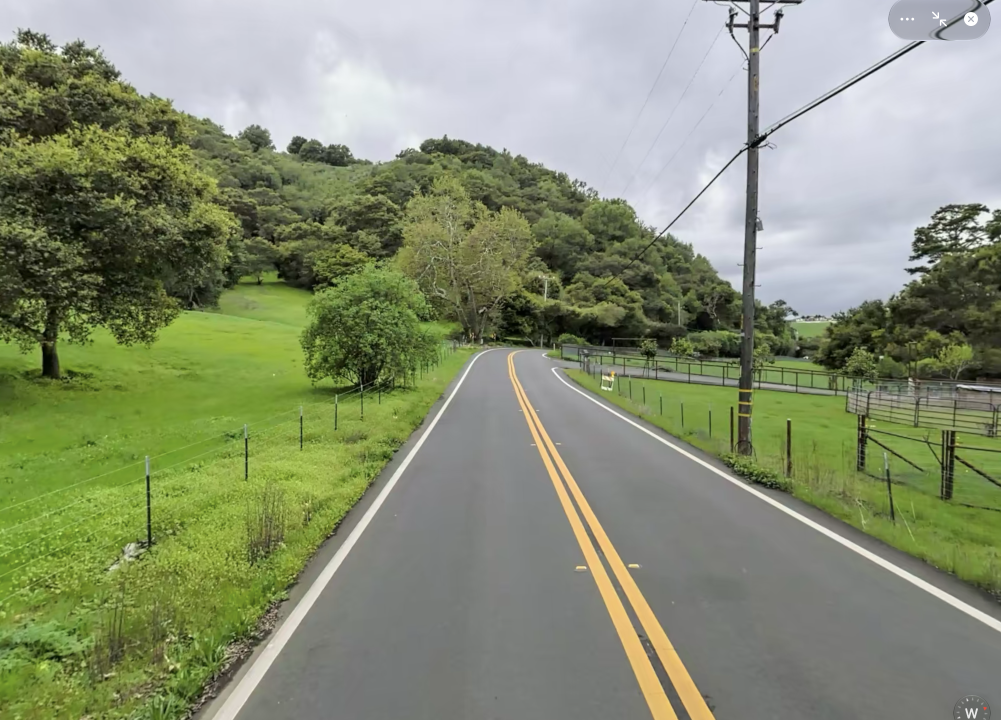
#> input picture assets/gopro/166.png, 2002 x 1440 px (shown at 1/2 size); its folder holds only this picture in this run
$ python 19_gopro_calibrate.py
#> lines starting #> are read from the running program, lines starting #| are printed output that depends on the picture; after the words box and inside, x2 and y2 are one past the last pixel; in counts of white or black regions, pixels touching at a corner belong together
"""Phase 2: calibrate materials from the user's spring GoPro frames (assets/gopro/*.png).

Outputs data/derived/gopro/:
  palette.json        robust per-class colour stats (sRGB + Lab mean/std) over all frames
  palette_by_frame.csv per-frame class means (lets later builds vary colour along the road)
  foliage_XX.png      dense-foliage patches (256 px) used to fill the tree-card crowns
  preview.png         swatches for review

Wet road: the frames were shot on a damp day. Low-saturation road pixels split into two
luminance modes per frame; the darker mode is water. Only the dry mode feeds the asphalt
colour, and the wet share is recorded per frame (column wet_frac).
"""
import csv, glob, json, pathlib
import numpy as np
from PIL import Image

ROOT = pathlib.Path(__file__).resolve().parents[2]
OUT = ROOT / "data/derived/gopro"; OUT.mkdir(parents=True, exist_ok=True)
FR = sorted(glob.glob(str(ROOT / "assets/gopro/*.png")))
W, H = 640, 466  # analysis resolution


def to_lab(rgb):
    c = rgb / 255.0
    c = np.where(c > 0.04045, ((c + 0.055) / 1.055) ** 2.4, c / 12.92)
    M = np.array([[0.4124, 0.3576, 0.1805], [0.2126, 0.7152, 0.0722], [0.0193, 0.1192, 0.9505]])
    xyz = c @ M.T / np.array([0.95047, 1.0, 1.08883])
    f = np.where(xyz > 0.008856, np.cbrt(xyz), 7.787 * xyz + 16 / 116)
    return np.stack([116 * f[..., 1] - 16, 500 * (f[..., 0] - f[..., 1]), 200 * (f[..., 1] - f[..., 2])], -1)


def hsv(a):
    r, g, b = (a[..., i] / 255.0 for i in range(3))
    mx = np.max(a, -1) / 255.0; mn = np.min(a, -1) / 255.0; d = mx - mn + 1e-9
    h = np.where(mx == r, ((g - b) / d) % 6, np.where(mx == g, (b - r) / d + 2, (r - g) / d + 4)) * 60
    return h, d / (mx + 1e-9), mx


yy, xx = np.mgrid[0:H, 0:W] / np.array([H, W])[:, None, None]
lane_box = (yy > 0.72) & (yy < 0.96) & (xx > 0.30) & (xx < 0.80)
low = yy > 0.55
CLS = ("asphalt_dry", "asphalt_wet", "litter", "grass", "crown", "crown_shadow", "dirt_cut")
acc = {k: [] for k in CLS}
rows = []
fol = []
rng = np.random.default_rng(0)
for f in FR:
    big = Image.open(f).convert("RGB")
    a = np.asarray(big.resize((W, H)), float)
    a[int(H * 0.93):, int(W * 0.9):] = np.nan  # compass overlay
#> a: shape (466, 640, 3) float64; 0.71% of the values are NaN or infinite; the others: min 0, max 255, mean 131.7
    a[:int(H * 0.06), int(W * 0.85):] = np.nan  # player controls overlay
#> a: shape (466, 640, 3) float64; 1.58% of the values are NaN or infinite; the others: min 0, max 255, mean 131.2
    ok = np.isfinite(a).all(-1)
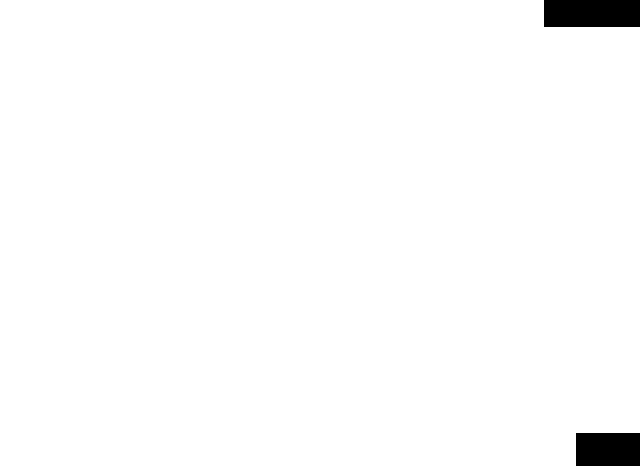
#> ok: shape (466, 640) bool; 98.4% white; 2 black regions, box (x1, y1, x2, y2) and area: (544, 0, 640, 27) 2592, (576, 433, 640, 466) 2112
    h, s, v = hsv(np.nan_to_num(a))
#> in hsv, `d = mx - mn + 1e-09`:
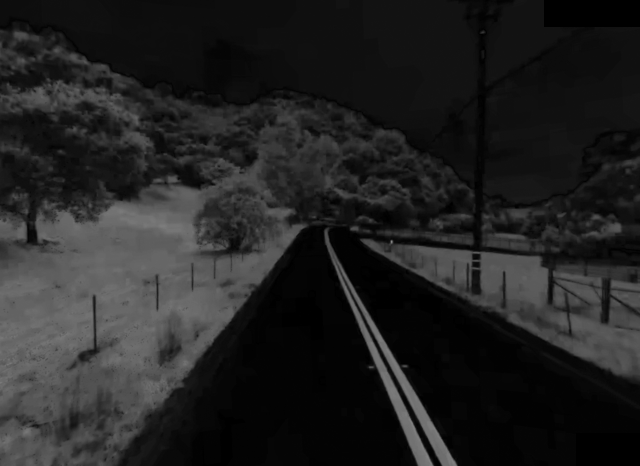
#> d: shape (466, 640) float64; min 1e-09, max 0.525, mean 0.135
#> in hsv, `h = np.where(mx == r, ((g - b) / d) % 6, np.where(mx == g, (b - r) / d..`:
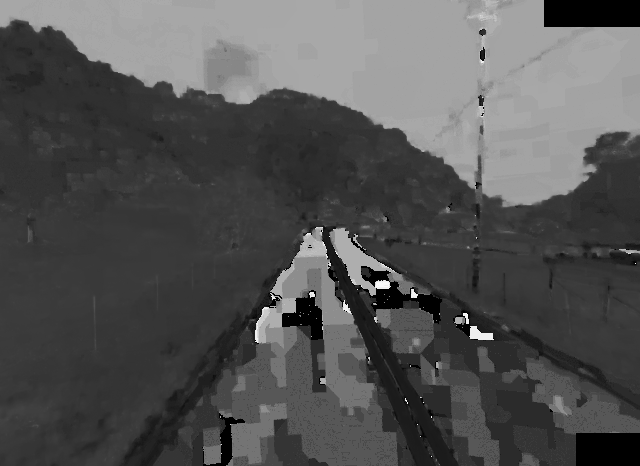
#> h: shape (466, 640) float64; min 0, max 351.4, mean 115; drawn with min black and max white
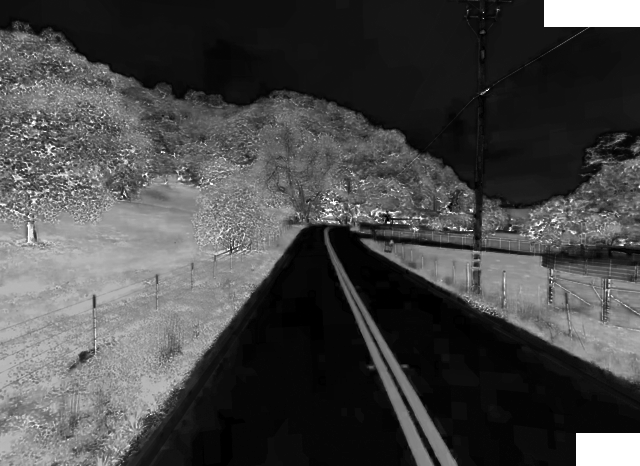
#> s: shape (466, 640) float64; min 1.08e-09, max 1, mean 0.281
    m = {}
    road = lane_box & ok & (s < 0.10) & (v < 0.80) & (v > 0.12)  # drop white/yellow paint, black shadows
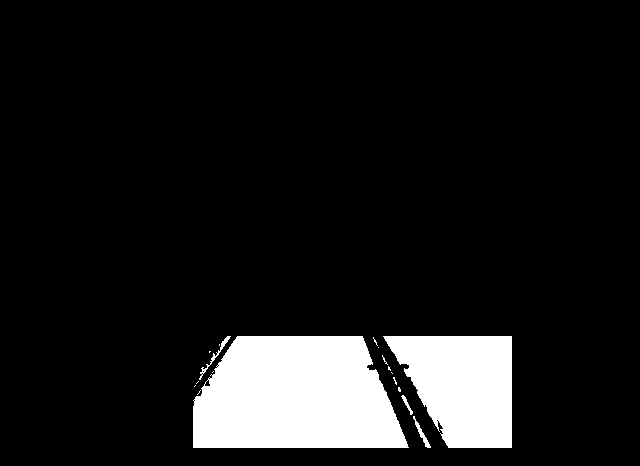
#> road: shape (466, 640) bool; 10.4% white; 18 white regions (13 under 20 px), largest, box (x1, y1, x2, y2) and area: (193, 336, 409, 448) 20053, (383, 336, 512, 448) 10656, (199, 336, 231, 380) 147, (413, 416, 431, 448) 124, (401, 395, 413, 415) 65
    L = v[road]
    if len(L) > 200:
        # two-mode split by Otsu on luminance; dry = upper mode, wet only if the modes are well separated
        hist, edges = np.histogram(L, 64, (0, 1)); p = hist / hist.sum(); c = np.cumsum(p); mu = np.cumsum(p * edges[:-1])
#> after `hist, edges = np.histogram(L, 64, (0, 1))`: hist = 64 values, max 9047 at index 31, min 0 at index 0, mean 486.3; edges = 65 values from 0 to 1
#> after `p = hist / hist.sum()`: p = 64 values, max 0.291 at index 31, min 0 at index 0, mean 0.0156
#> after `c = np.cumsum(p)`: c = 64 values from 0 to 1
#> after `mu = np.cumsum(p * edges[:-1])`: mu = 64 values from 0 to 0.477
        sb = (mu[-1] * c - mu) ** 2 / (c * (1 - c) + 1e-12); t = edges[np.argmax(sb)]
#> after `sb = (mu[-1] * c - mu) ** 2 / (c * (1 - c) + 1e-12)`: sb = 64 values, max 0.000283 at index 30, min 0 at index 0, mean 5.15e-05
#> after `t = edges[np.argmax(sb)]`: t = 0.469
        lo, hi = L[L < t], L[L >= t]
#> lo = 6383 values, max 0.467 at index 12, min 0.337 at index 6137, mean 0.458
        separated = len(lo) > 0.08 * len(L) and hi.mean() - lo.mean() > 0.12
#> separated = False
        if separated:
            m["asphalt_dry"] = road & (v >= t); m["asphalt_wet"] = road & (v < t); wet = len(lo) / len(L)
        else:
            m["asphalt_dry"] = road; wet = 0.0
    else:
        wet = np.nan
    side = low & ~lane_box & ok
#> side: shape (466, 640) bool; 32.2% white; 1 white region, box (x1, y1, x2, y2) and area: (0, 257, 640, 466) 95920
    m["litter"] = side & (h > 15) & (h < 45) & (s > 0.15) & (s < 0.55) & (v > 0.2) & (v < 0.7)
    m["grass"] = low & ok & (h > 60) & (h < 110) & (s > 0.35) & (v > 0.35)
    up = (yy < 0.6) & ok
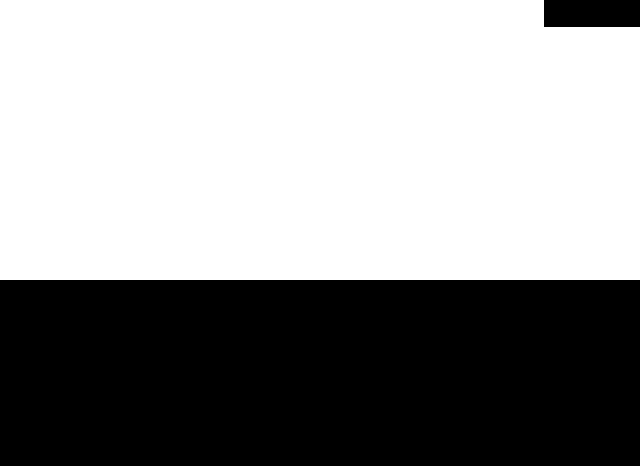
#> up: shape (466, 640) bool; 59.2% white; 2 black regions, box (x1, y1, x2, y2) and area: (0, 280, 640, 466) 119040, (544, 0, 640, 27) 2592
    m["crown"] = up & (h > 60) & (h < 120) & (s > 0.3) & (v > 0.35)
    m["crown_shadow"] = up & (h > 50) & (h < 140) & (s > 0.25) & (v > 0.08) & (v <= 0.35)
    m["dirt_cut"] = (yy > 0.3) & ok & ~lane_box & (h > 18) & (h < 40) & (s > 0.18) & (s < 0.5) & (v > 0.35) & (v < 0.75)
    row = {"frame": pathlib.Path(f).stem, "wet_frac": round(float(wet), 3) if np.isfinite(wet) else ""}
    for k in CLS:
        px = a[m[k]] if k in m else np.zeros((0, 3))
        if len(px) > 50:
            acc[k].append(px[rng.choice(len(px), min(len(px), 3000), replace=False)])
            row[k] = "#%02x%02x%02x" % tuple(int(x) for x in np.median(px, 0))
        else:
            row[k] = ""
#> after the loop, row = 9 items
    rows.append(row)
    # foliage patches: 256 px windows (full-res) in upper half that are ~all leaf pixels
    if len(fol) < 40 and int(row["frame"]) % 4 == 0:
        A = np.asarray(big, float); hh, ss, vv = hsv(A)
        leaf = (hh > 50) & (hh < 130) & (ss > 0.2) & (vv > 0.06)
        for _ in range(60):
            y0 = rng.integers(int(A.shape[0] * 0.05), int(A.shape[0] * 0.45)); x0 = rng.integers(0, A.shape[1] - 256)
            if leaf[y0:y0 + 256, x0:x0 + 256].mean() > 0.93 and vv[y0:y0 + 256, x0:x0 + 256].std() > 0.08:
                big.crop((x0, y0, x0 + 256, y0 + 256)).save(OUT / f"foliage_{len(fol):02d}.png"); fol.append(row["frame"]); break

pal = {}
for k in CLS:
    if not acc[k]:
        continue
    px = np.concatenate(acc[k]); lab = to_lab(px)
    pal[k] = {"srgb_median": [int(x) for x in np.median(px, 0)], "lab_mean": lab.mean(0).round(2).tolist(),
              "lab_std": lab.std(0).round(2).tolist(), "n_px": int(len(px))}
wf = np.array([r["wet_frac"] for r in rows if r["wet_frac"] != ""], float)
#> wf = [0]
pal["_meta"] = {"frames": len(FR), "wet_frac_mean": round(float(wf.mean()), 3), "frames_with_wet_patches": int((wf > 0.05).sum()),
                "foliage_patches": fol, "note": "asphalt_dry excludes the darker luminance mode (water) in each frame"}
json.dump(pal, open(OUT / "palette.json", "w"), indent=1)
with open(OUT / "palette_by_frame.csv", "w", newline="") as fh:
    w = csv.DictWriter(fh, ["frame", "wet_frac", *CLS]); w.writeheader(); w.writerows(rows)
sw = Image.new("RGB", (80 * len(CLS), 80))
#> sw: PIL image 560x80 RGB; every value is 0
for i, k in enumerate(CLS):
    if k in pal:
        sw.paste(tuple(pal[k]["srgb_median"]), (80 * i, 0, 80 * i + 80, 80))
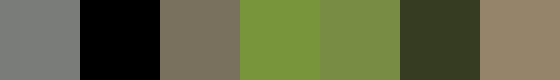
#> sw: PIL image 560x80 RGB; mean R, G, B 98, 102.4, 68.6
sw.save(OUT / "preview.png")
print(json.dumps({k: v.get("srgb_median") for k, v in pal.items() if k != "_meta"}), pal["_meta"])
#> (printed output is left out)

$ run again, on assets/gopro/200.png
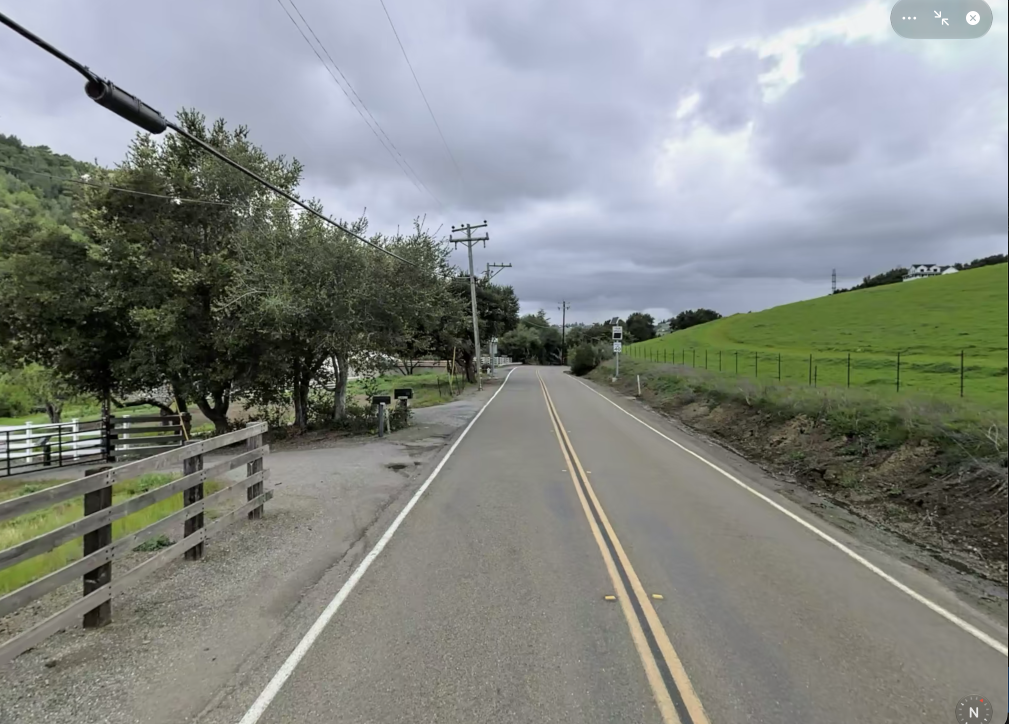
#> input picture assets/gopro/200.png, 2018 x 1448 px (shown at 1/2 size)
#> ok: shape (466, 640) bool; 98.4% white; 2 black regions, box (x1, y1, x2, y2) and area: (544, 0, 640, 27) 2592, (576, 433, 640, 466) 2112
#> `road = lane_box & ok & (s < 0.10) & (v < 0.80) & (v > 0.12)`:
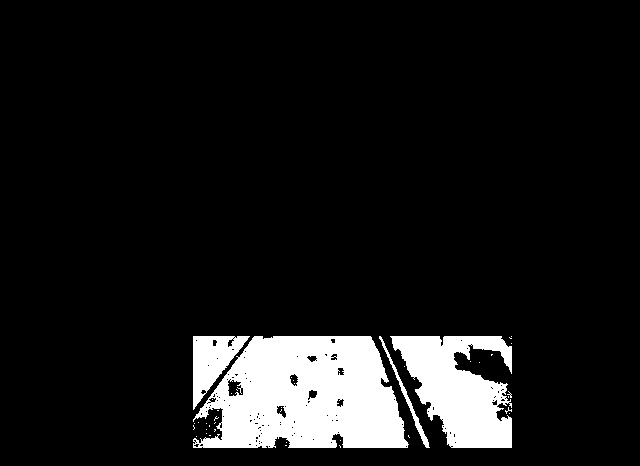
#> road: shape (466, 640) bool; 9.8% white; 41 white regions (37 under 20 px), largest, box (x1, y1, x2, y2) and area: (193, 336, 409, 448) 18070, (390, 336, 512, 448) 8438, (193, 336, 250, 410) 2055, (379, 336, 430, 448) 442
#> hist = 64 values, max 7082 at index 34, min 0 at index 0, mean 454.7; edges = 65 values from 0 to 1
#> p = 64 values, max 0.243 at index 34, min 0 at index 0, mean 0.0156
#> c = 64 values from 0 to 1
#> mu = 64 values from 0 to 0.522
#> sb = 64 values, max 0.000554 at index 33, min 0 at index 0, mean 9.92e-05
#> t = 0.516
#> lo = 7812 values, max 0.514 at index 0, min 0.361 at index 3372, mean 0.493
#> separated = False
#> side: shape (466, 640) bool; 32.2% white; 1 white region, box (x1, y1, x2, y2) and area: (0, 257, 640, 466) 95920
#> up: shape (466, 640) bool; 59.2% white; 2 black regions, box (x1, y1, x2, y2) and area: (0, 280, 640, 466) 119040, (544, 0, 640, 27) 2592
#> after the loop `for k in CLS:`: row = 9 items
#> r: shape (1448, 2018) float64
#> g: shape (1448, 2018) float64
#> b: shape (1448, 2018) float64
#> mx: shape (1448, 2018) float64
#> mn: shape (1448, 2018) float64
#> d: shape (1448, 2018) float64
#> h: shape (1448, 2018) float64
#> leaf: shape (1448, 2018) bool; 20.1% white; 1491 white regions (1292 under 20 px), largest, box (x1, y1, x2, y2) and area: (0, 300, 959, 893) 280565, (963, 514, 2016, 1012) 221978, (320, 264, 534, 403) 10097
#> the loop `for _ in range(60):` made 60 passes
#> (y0, x0) on passes 1 to 8: (202, 762), (608, 1632), (542, 1373), (473, 1448), (487, 424), (550, 872), (137, 646), (637, 218)
#> after the loop `for _ in range(60):`: fol = []
#> wf = [0]
#> after the loop `for i, k in enumerate(CLS):`:
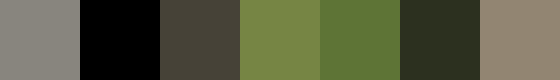
#> sw: PIL image 560x80 RGB; mean R, G, B 86.7, 90, 64.3
#> (printed output is left out)

$ run again, on assets/gopro/209.png
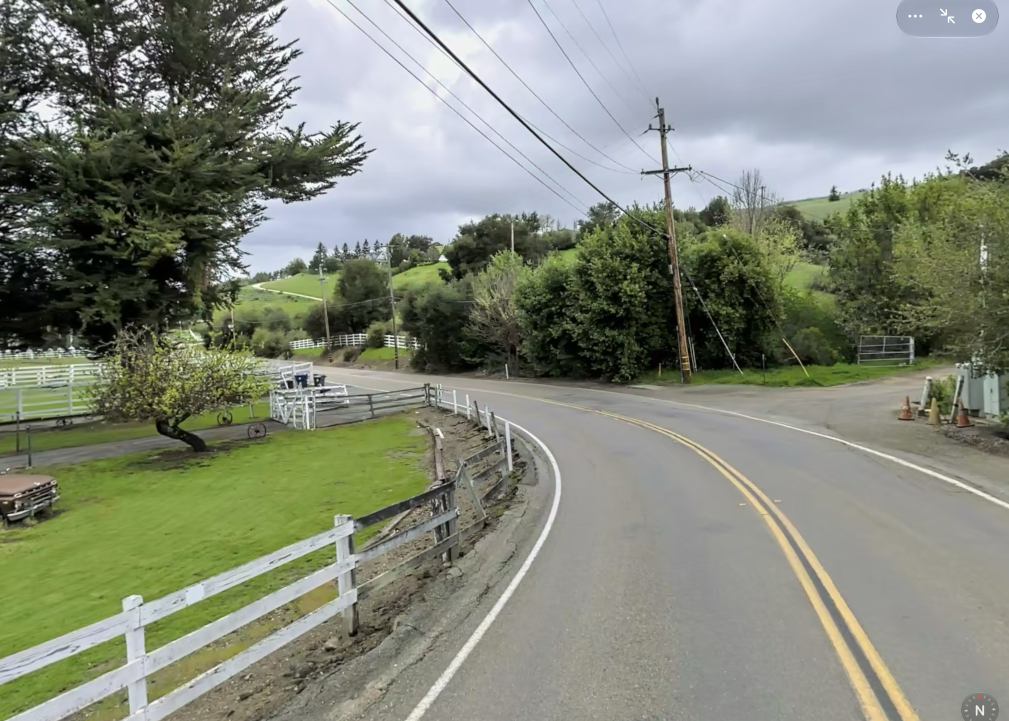
#> input picture assets/gopro/209.png, 2018 x 1442 px (shown at 1/2 size)
#> ok: shape (466, 640) bool; 98.4% white; 2 black regions, box (x1, y1, x2, y2) and area: (544, 0, 640, 27) 2592, (576, 433, 640, 466) 2112
#> `road = lane_box & ok & (s < 0.10) & (v < 0.80) & (v > 0.12)`:
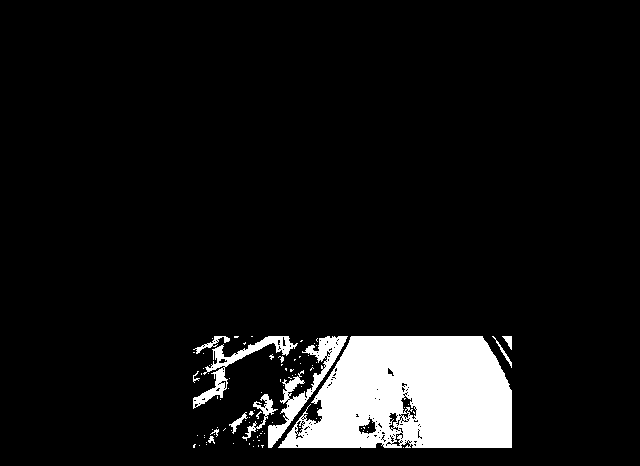
#> road: shape (466, 640) bool; 8.1% white; 93 white regions (81 under 20 px), largest, box (x1, y1, x2, y2) and area: (278, 336, 512, 448) 19985, (268, 336, 348, 448) 1815, (193, 336, 298, 409) 1344
#> hist = 64 values, max 6803 at index 38, min 0 at index 0, mean 378.2; edges = 65 values from 0 to 1
#> p = 64 values, max 0.281 at index 38, min 0 at index 0, mean 0.0156
#> c = 64 values from 0 to 1
#> mu = 64 values from 0 to 0.581
#> sb = 64 values, max 0.000966 at index 41, min 0 at index 0, mean 0.00039
#> t = 0.641
#> hi = 1104 values, max 0.796 at index 45, min 0.643 at index 84, mean 0.731
#> separated = True
#> wet = 0.954
#> side: shape (466, 640) bool; 32.2% white; 1 white region, box (x1, y1, x2, y2) and area: (0, 257, 640, 466) 95920
#> up: shape (466, 640) bool; 59.2% white; 2 black regions, box (x1, y1, x2, y2) and area: (0, 280, 640, 466) 119040, (544, 0, 640, 27) 2592
#> `row = {"frame": pathlib.Path(f).stem, "wet_frac": round(float(wet), 3)..`: row = {'frame': '209', 'wet_frac': 0.954}
#> after the loop `for k in CLS:`: row = 9 items
#> wf = [0.954]
#> after the loop `for i, k in enumerate(CLS):`:
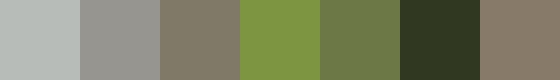
#> sw: PIL image 560x80 RGB; mean R, G, B 125.7, 129.1, 100.4
#> (printed output is left out)

$ run again, on assets/gopro/210.png
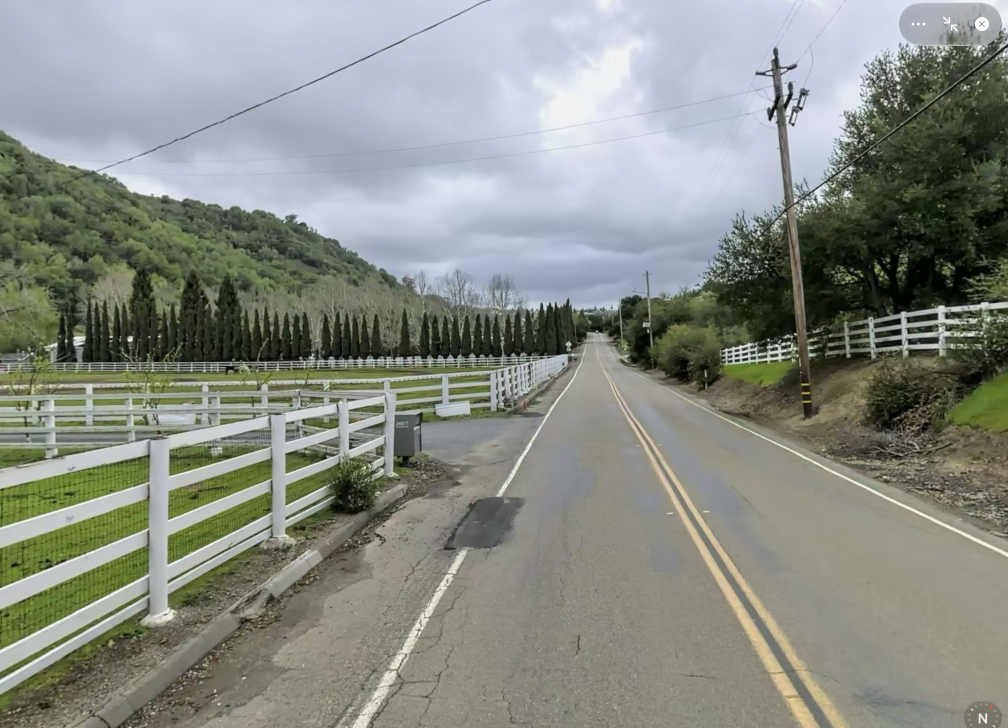
#> input picture assets/gopro/210.png, 2016 x 1456 px (shown at 1/2 size)
#> ok: shape (466, 640) bool; 98.4% white; 2 black regions, box (x1, y1, x2, y2) and area: (544, 0, 640, 27) 2592, (576, 433, 640, 466) 2112
#> road: shape (466, 640) bool; 5.1% white; 273 white regions (254 under 20 px), largest, box (x1, y1, x2, y2) and area: (246, 336, 442, 448) 10489, (457, 336, 512, 412) 1655, (205, 353, 250, 407) 706
#> L = 15279 values, max 0.796 at index 6773, min 0.184 at index 3162, mean 0.549
#> hist = 64 values, max 3294 at index 35, min 0 at index 0, mean 238.7; edges = 65 values from 0 to 1
#> p = 64 values, max 0.216 at index 35, min 0 at index 0, mean 0.0156
#> c = 64 values from 0 to 1
#> mu = 64 values from 0 to 0.541
#> sb = 64 values, max 0.00152 at index 30, min 0 at index 0, mean 0.000416
#> t = 0.469
#> lo = 935 values, max 0.467 at index 254, min 0.184 at index 613, mean 0.397; hi = 14344 values, max 0.796 at index 6103, min 0.471 at index 33, mean 0.559
#> separated = False
#> side: shape (466, 640) bool; 32.2% white; 1 white region, box (x1, y1, x2, y2) and area: (0, 257, 640, 466) 95920
#> up: shape (466, 640) bool; 59.2% white; 2 black regions, box (x1, y1, x2, y2) and area: (0, 280, 640, 466) 119040, (544, 0, 640, 27) 2592
#> after the loop `for k in CLS:`: row = 9 items
#> wf = [0]
#> after the loop `for i, k in enumerate(CLS):`:
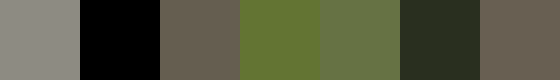
#> sw: PIL image 560x80 RGB; mean R, G, B 84, 86.4, 63.1
#> (printed output is left out)
